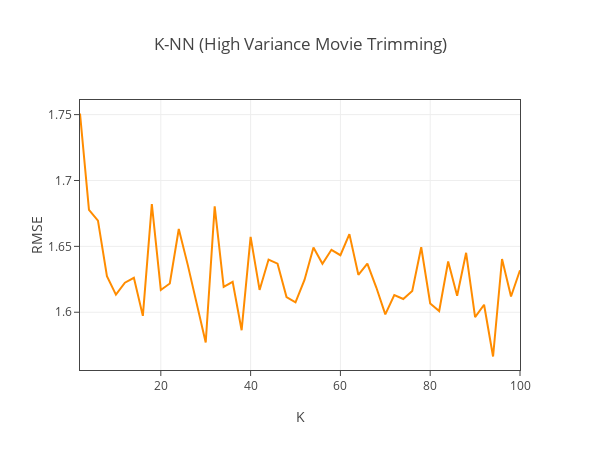

The notebook cell this image was saved under:
### Markdown cell above
### High variance movie - variance >= 2 and ratings >= 5

### Code cell
highvar_movie = [x for x in rates if len(rates[x]) >= 5 and var[x] >= 2]
rmse = []

with open('log.txt', 'w') as f:
    savedStdout = sys.stdout
    sys.stdout = f
    for i in k:
        algo = KNNWithMeans(k=i, sim_options=sim_options)
        score = []
        for trainset, testset in kf.split(data):
            algo.fit(trainset)
            trimset = [x for x in testset if x[1] in highvar_movie]
            predictions = algo.test(trimset)
            score.append(accuracy.rmse(predictions, verbose=True))
        rmse.append(sum(score) / len(score))
        print('\nk = %d, Average RMSE = %.4f\n' % (i, sum(score) / len(score)))
        print('-' * 80)
        sys.stdout.flush()
    sys.stdout = savedStdout

draw_curve(k, rmse, '', 'K-NN (High Variance Movie Trimming)', 'K', 'RMSE', ROC=False)
print('Minimum RMSE: %.4f' % min(rmse))

### Figure 1 — Plotly figure (JSON) as saved in the notebook; plotly's stock layout.template omitted (floating-point values rounded to 4 significant figures)
{"data": [{"line": {"color": "darkorange", "width": 2}, "mode": "lines", "name": "", "type": "scatter", "x": [2, 4, 6, 8, 10, 12, 14, 16, 18, 20, 22, 24, 26, 28, 30, 32, 34, 36, 38, 40, 42, 44, 46, 48, 50, 52, 54, 56, 58, 60, 62, 64, 66, 68, 70, 72, 74, 76, 78, 80, 82, 84, 86, 88, 90, 92, 94, 96, 98, 100], "y": [1.751, 1.678, 1.67, 1.627, 1.613, 1.622, 1.626, 1.597, 1.682, 1.617, 1.622, 1.663, 1.636, 1.605, 1.577, 1.68, 1.619, 1.623, 1.586, 1.657, 1.617, 1.64, 1.637, 1.612, 1.607, 1.625, 1.649, 1.637, 1.647, 1.643, 1.659, 1.628, 1.637, 1.619, 1.598, 1.613, 1.61, 1.616, 1.649, 1.607, 1.601, 1.638, 1.612, 1.645, 1.596, 1.606, 1.566, 1.64, 1.612, 1.632]}], "layout": {"autosize": false, "height": 450, "legend": {"bordercolor": "#D3D3D3", "borderwidth": 1, "x": 0.5, "y": 0.2}, "title": "K-NN (High Variance Movie Trimming)", "width": 600, "xaxis": {"linewidth": 1, "mirror": true, "ticks": "outside", "title": "K"}, "yaxis": {"linewidth": 1, "mirror": true, "ticks": "outside", "title": "RMSE"}}}
